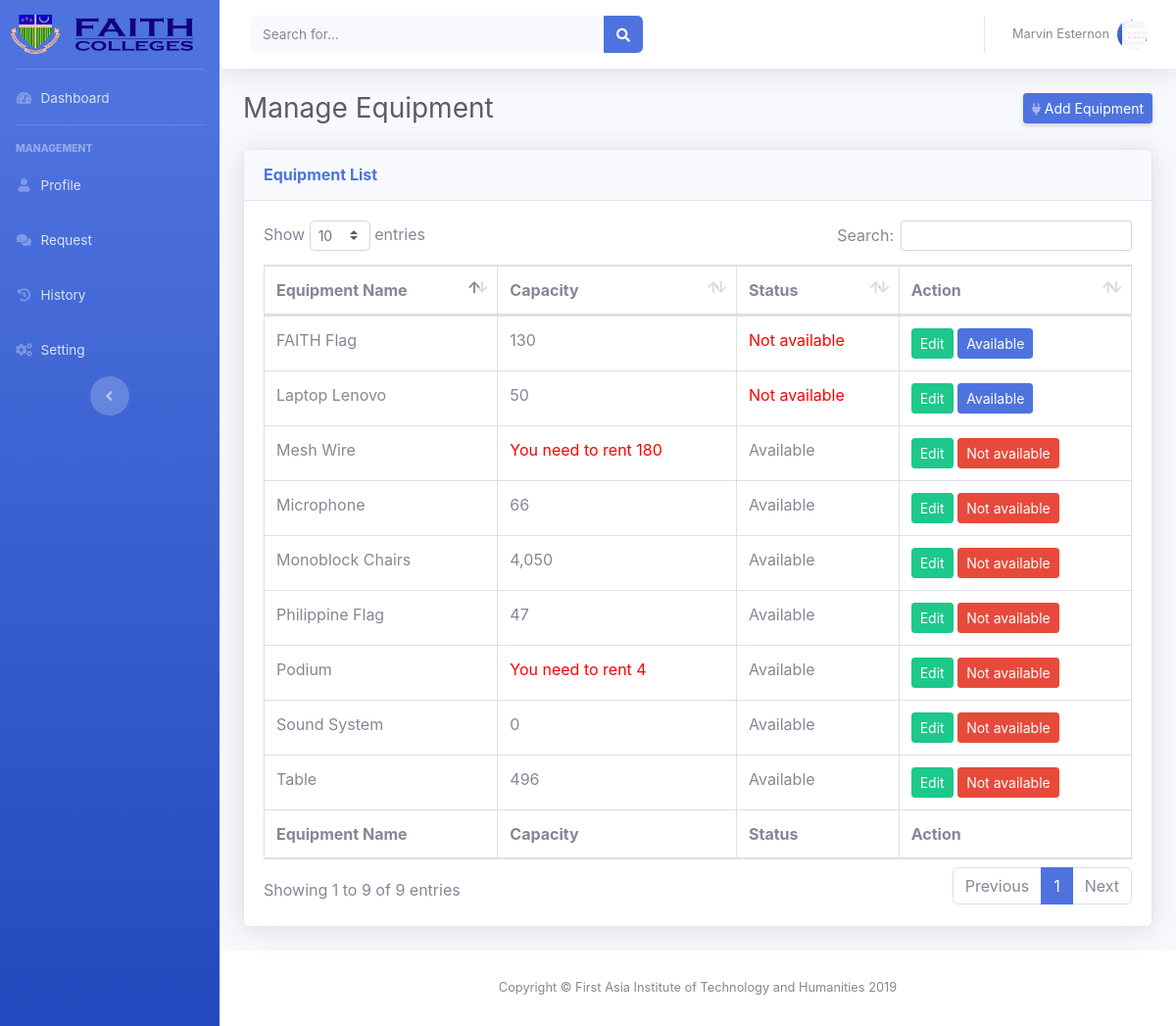
Page /pages/equipment.php (signed in) on the committed database.
### tables this page shows
CREATE TABLE `user_info_tb` (
  `ID` int(11) NOT NULL,
  `firstName` varchar(50) NOT NULL,
  `lastName` varchar(50) NOT NULL,
  `employeeNo` varchar(50) NOT NULL,
  `department` varchar(50) NOT NULL,
  `profilePic` varchar(500) NOT NULL
);

CREATE TABLE `equipment_tb` (
  `ID` int(11) NOT NULL,
  `equipmentName` varchar(100) NOT NULL,
  `capacity` int(100) NOT NULL,
  `status` int(11) NOT NULL
);

### database/database.php (called while the page is built, shortened)
<?php
	function getBaseUrl() {
        $currentPath = $_SERVER['PHP_SELF'];
        $hostName = $_SERVER['HTTP_HOST'];
        $protocol = strtolower(substr($_SERVER["SERVER_PROTOCOL"],0,5))=='https://'?'https://':'http://';
        return $protocol.$hostName."/".$GLOBALS['projectName'];
    }
    function userInfo(){
        include 'connection.php';
        $user = $_SESSION['user']['employeeNo'];
        return $row = mysqli_query($con,"SELECT * FROM user_info_tb LEFT JOIN users_tb ON user_info_tb.employeeNo = users_tb.employeeNo WHERE users_tb.employeeNo = '$user'");
    }
    function getEquipList(){
        include 'connection.php';
        return $row = mysqli_query($con, "SELECT * FROM equipment_tb");
    }
?>

### pages/equipment.php (the view, shortened to what this page needs)
<?php
  include '../database/database.php';
?>
<!DOCTYPE html>
<html lang="en">
<?php include '../template/heading.php'; ?>
<body id="page-top">
  <div id="wrapper">
      <?php
        if($_SESSION['user']['role'] == 'Secretary of OP'){
      ?>
      <?php include "../template/sideBarSOP.php" ?>
      <?php
        } else if($_SESSION['user']['role'] == 'Secretary'){
      ?>
      <?php include "../template/sideBarSec.php" ?>
      <?php
        } else {
      ?>
      <?php include "../template/sideBarDean.php" ?>
      <?php
        }
      ?>
    <div id="content-wrapper" class="d-flex flex-column">
      <div id="content">
        <nav class="navbar navbar-expand navbar-light bg-white topbar mb-4 static-top shadow">
          <form class="d-none d-sm-inline-block form-inline mr-auto ml-md-3 my-2 my-md-0 mw-100 navbar-search">
            <div class="input-group">
              <input type="text" class="form-control bg-light border-0 small" placeholder="Search for..." aria-label="Search" aria-describedby="basic-addon2">
              <div class="input-group-append">
                <button class="btn btn-primary" type="button">
                  <i class="fas fa-search fa-sm"></i>
                </button>
              </div>
            </div>
          </form>
          <ul class="navbar-nav ml-auto">
            <?php
              include '../template/session.php';
            ?>
          </ul>
        </nav>
        <div class="container-fluid">
          <div class="d-sm-flex align-items-center justify-content-between mb-4">
            <h1 class="h3 mb-0 text-gray-800">Manage Equipment</h1>
            <a href="#" class="d-none d-sm-inline-block btn btn-sm btn-primary shadow-sm" data-toggle="modal" data-target="#addEquipModal"><i class="fas fa-plug fa-sm text-white-50"></i> Add Equipment</a>
          </div>
          <div class="card shadow mb-4">
            <div class="card-header py-3">
              <h6 class="m-0 font-weight-bold text-primary">Equipment List
<span style="color: green" class="successNotif">
</span>
              </h6>
            </div>
            <div class="card-body">
              <div class="table-responsive">
                <table class="table table-bordered" id="dataTable" width="100%" cellspacing="0">
                  <thead>
                    <tr>
                      <th>Equipment Name</th>
                      <th>Capacity</th>
                      <th>Status</th>
                      <th>Action</th>
                    </tr>
                  </thead>
                  <tfoot>
                    <tr>
                      <th>Equipment Name</th>
                      <th>Capacity</th>
                      <th>Status</th>
                      <th>Action</th>
                    </tr>
                  </tfoot>
                  <tbody>
                    <?php
                      $equip = getEquipList();
                      while($listEquip = mysqli_fetch_assoc($equip)){
                    ?>
                    <tr>
                      <td><?php echo $listEquip['equipmentName'] ?></td>
                      <td>
                        <?php
                          if(number_format($listEquip['capacity']) < 0){ ?>
                          <span style="color: red">
                            <?php  echo "You need to rent ".number_format(-$listEquip['capacity']); ?>
                          </span>
                          <?php
                          } else {
                            echo number_format($listEquip['capacity']);
                          }
                        ?>
                      </td>
                      <?php if($listEquip['status'] == 0){ ?>
                        <td><span style="color: red">Not available</span></td>
                      <?php } else { ?>
                        <td><span>Available</span></td>
                      <?php } ?>
                      <td>
                        <button class=" btn btn-success btn-sm" onclick="editEquip(<?php echo $listEquip['ID'] ?>)">Edit</button>
                        <?php if($listEquip['status'] == 0){ ?>
                          <a href="<?php echo getBaseUrl() ?>api/enableEquip.php?id=<?php echo $listEquip['ID'] ?>"><button class="btn btn-primary btn-sm">Available</button></a>
                        <?php } else { ?>
                          <a href="<?php echo getBaseUrl() ?>api/disableEquip.php?id=<?php echo $listEquip['ID'] ?>"><button class="btn btn-danger btn-sm">Not available</button></a>
                        <?php } ?>
                      </td>
                    </tr>
                    <?php } ?>
                  </tbody>
                </table>
              </div>
            </div>
          </div>
        </div>
      </div>
      <footer class="sticky-footer bg-white">
        <div class="container my-auto">
          <div class="copyright text-center my-auto">
            <span>Copyright &copy; First Asia Institute of Technology and Humanities 2019</span>
          </div>
        </div>
      </footer>
    </div>
  </div>
</body>
</html>

### template/session.php (shortened to what this page needs)
<li class="nav-item dropdown no-arrow">
  <a class="nav-link dropdown-toggle" href="#" id="userDropdown" role="button" data-toggle="dropdown" aria-haspopup="true" aria-expanded="false">
    <span class="mr-2 d-none d-lg-inline text-gray-600 small">
      <?php $user = userInfo();
            $row = mysqli_fetch_array($user);
      ?>
      <?php echo $row['firstName']; ?> <?php echo $row['lastName']; ?>
    </span>
    <img class="img-profile rounded-circle" src="<?php echo getBaseUrl() ?>profile/<?php echo $row['profilePic']; ?>">
  </a>
</li>

### pages/equipment.php (style rules this page uses)
.successNotif { padding-left: 210px; }

### rows in the picture
user_info_tb: firstName "Marvin", lastName "Esternon", profilePic (picture)
equipment_tb: equipmentName "Sound System", capacity "0", status "Available"
equipment_tb: equipmentName "Microphone", capacity "66", status "Available"
equipment_tb: equipmentName "Monoblock Chairs", capacity "4,050", status "Available"
equipment_tb: equipmentName "Podium", capacity "4", status "Available"
equipment_tb: equipmentName "FAITH Flag", capacity "130", status "Not available"
equipment_tb: equipmentName "Philippine Flag", capacity "47", status "Available"
equipment_tb: equipmentName "Table", capacity "496", status "Available"
equipment_tb: equipmentName "Mesh Wire", capacity "180", status "Available"
equipment_tb: equipmentName "Laptop Lenovo", capacity "50", status "Not available"
